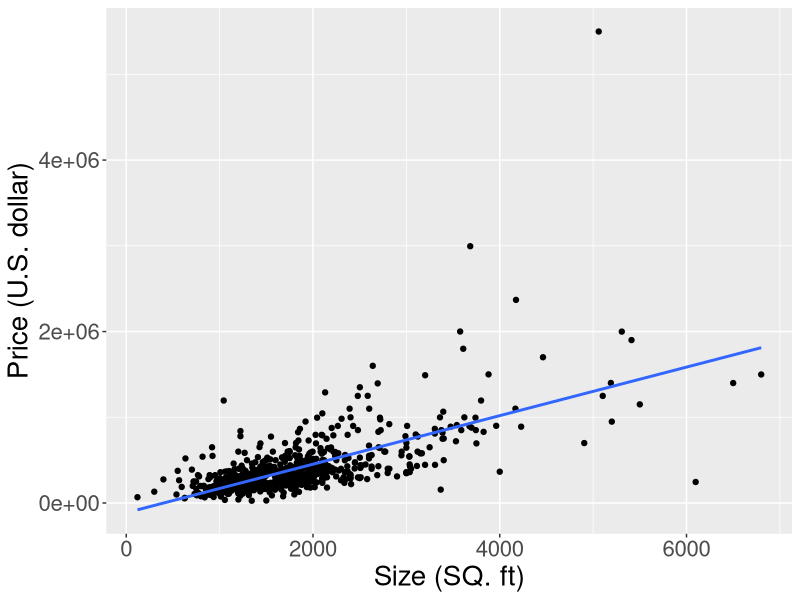

The R script that drew this image:
## ---- chunk 1
library(knitr)
options(servr.deamon = TRUE)
options(htmltools.dir.version = FALSE)
## ---- chunk 2
library(tidyverse)

real_estate <- read_csv('../Data/real-estate.csv')
real_estate_lm_model <- lm(Price ~ Size, data=real_estate)
test_size <- data.frame(Size=c(2000, 4000, 8000))
test_price <- data.frame(Price=predict(real_estate_lm_model, test_size))
test_data <- cbind(test_size, test_price)
## ---- chunk 3
p <- ggplot(real_estate, aes(Size, Price))
p <- p + xlab('Size (SQ. ft)')
p <- p + ylab('Price (U.S. dollar)')
p <- p + geom_point(color='black')
p <- p + geom_smooth(method='lm', se=FALSE)
p <- p + theme(text=element_text(size=20))
print(p)
## ---- chunk 4
real_estate_lm_model_residuals <- residuals(real_estate_lm_model)
shapiro.test(real_estate_lm_model_residuals)
